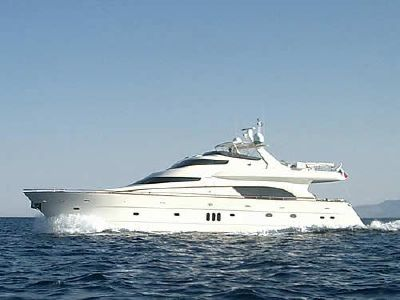
#> input picture LAB4/img.jpg, 400 x 300 px
$ python lab4.py
#> lines starting #> are read from the running program, lines starting #| are printed output that depends on the picture
"""
Laboratorul de Criptografie și Protecția Datelor

@file lab4.py

@brief Laboratorul 4
"""

from pathlib import Path
from secrets import randbelow
from typing import Final

import matplotlib.pyplot as plt
import matplotlib.ticker as mtick
import numpy as np
import seaborn as sns
from numpy import ndarray
from skimage.io import imread

# We set the seaborn theme and palette for the plots
sns.set_theme()
sns.set_palette("PuRd_r")


def open_image(image_file: str) -> ndarray:
    """
    Opens an image.

    Args:
        image_file (str): The image file

    Returns:
        ndarray: The image
    """
#> called with image_file = 'img.jpg'

    # We load the image as a float array
    image_path: Final[Path] = Path(__file__).resolve().parent / image_file
    float_image: Final[ndarray] = imread(image_path, as_gray=True)
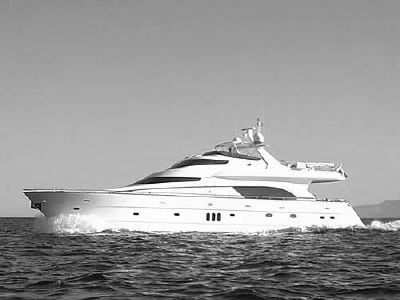
#> float_image: shape (300, 400) float64; min 0, max 1, mean 0.604

    # We plot the original image
    axes_images[0, 0].imshow(np.uint8(np.round(float_image * 255)), cmap='gray')
    axes_images[0, 0].set_title('Original image')
    axes_images[0, 0].grid(False)

    # We plot the histogram of the original image
    create_histogram_graph(np.uint8(np.round(float_image * 255)), 'Original image', axes_histograms[0, 0])

    # We quantize the image to ZPIXEL values
    image: Final[ndarray] = np.uint8(np.round(float_image * (ZPIXEL - 1)))

    return image


def create_graph(image: ndarray, title: str, image_axis: plt.Axes, histogram_axis: plt.Axes) -> None:
    """
    Plots the image and the histogram of the image.

    Args:
        image (ndarray): The image
        title (str): The title of the plot
        image_axis (plt.Axes): The axis on which the image will be drawn
        histogram_axis (plt.Axes): The axis on which the histogram will be drawn
    """

    create_image_graph(image, title, image_axis)
    create_histogram_graph(image, title, histogram_axis)


def create_image_graph(image: ndarray, title: str, axis: plt.Axes) -> None:
    """
    Plots the image.

    Args:
        image (ndarray): The image
        title (str): The title of the plot
        axis (plt.Axes): The axis on which the plot will be drawn
    """

    # Plot the image
    axis.imshow(image * ZQUANTIZATION, cmap='gray')
    axis.grid(False)

    # Set the title
    axis.set_title(title)


def create_histogram_graph(data: ndarray, title: str, axis: plt.Axes) -> None:
    """
    Plots the histogram of the data on the given axis.

    Args:
        data (ndarray): The data
        title (str): The title of the plot
        axis (plt.Axes): The axis on which the plot will be drawn
    """

    # Plot the histogram
    sns.histplot(data=data.flatten(), bins=ZPIXEL, stat='percent', discrete=True, linewidth=0, alpha=1, ax=axis)

    # Set the yticks to percentages
    axis.yaxis.set_major_formatter(mtick.PercentFormatter(decimals=1))

    # Set the title, x and y labels
    axis.set_title(title)
    axis.set_ylabel('Frequency [%]')


def validate_text(text: str) -> str:
    """
    Checks if the text contains only letters and converts it to
    uppercase.

    Args:
        text (str): The text to be validated

    Raises:
        ValueError: The text contains anything other than letters

    Returns:
        str: The uppercase text
    """

    allcaps = text.upper()
    result = ''.join(allcaps.split())

    if not result.isalpha():
        raise ValueError(F'The text {text} is NOT valid. It should contain only letters.')

    return result


### Here you can change the number of pixels ###
ZPIXEL: Final[int] = 32

# We define the quantization step
ZQUANTIZATION: Final[int] = 256 // ZPIXEL

# We define the ASCII offset
ASCII_OFFSET: Final[int] = ord('A')

# We create the figure for the images and the corresponding axes
figure_images, axes_images = plt.subplots(2, 3, figsize=(16, 10))

# We set the figure's spacing
figure_images.tight_layout(pad=3.0, w_pad=3.0, h_pad=3.0)

# We create the figure for the histograms and the corresponding axes
figure_histograms, axes_histograms = plt.subplots(2, 3, figsize=(16, 10))

# We set the figure's spacing
figure_histograms.tight_layout(pad=3.0, w_pad=3.0, h_pad=3.0)

#####################
## The plain image ##
#####################

IMAGE: Final[ndarray] = open_image('img.jpg')


###################
## Caesar cipher ##
###################

### Here you can change the encryption key ###
CAESAR_KEY: Final[int] = 20

# We encrypt the image
CAESAR_IMAGE: Final[ndarray] = (IMAGE + CAESAR_KEY) % ZPIXEL
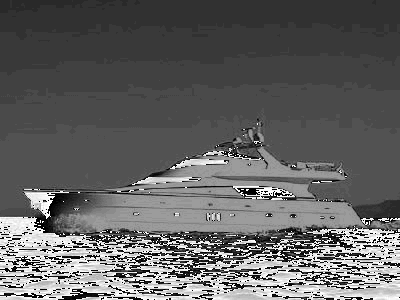
#> CAESAR_IMAGE: shape (300, 400); min 0, max 31, mean 12; drawn with min black and max white


##########################
## Transposition cipher ##
##########################

### Here you can change the encryption key ###
TRANS_PERM: Final[tuple] = (13, 8, 2, 14, 6, 11, 5, 3, 15, 9, 12, 1, 10, 4, 7)

# We define the length of the key
TRANS_KEY_LEN: Final[int] = len(TRANS_PERM)

# We check if the permutation is valid
if sorted(TRANS_PERM) != list(range(1, TRANS_KEY_LEN + 1)):
    raise ValueError(F'Permutation {TRANS_PERM} is not valid!')

# We pad the plaintext with random characters
TRANS_REMAINDER: Final[int] = IMAGE.size % TRANS_KEY_LEN
#> TRANS_REMAINDER = 0
TRANS_NO_CHARS_TO_ADD: Final[int] = TRANS_KEY_LEN - TRANS_REMAINDER if TRANS_REMAINDER != 0 else 0
#> TRANS_NO_CHARS_TO_ADD = 0
TRANS_RANDOM_CHARS: Final[list] = [randbelow(10 ** 10) % ZPIXEL for _ in range(TRANS_NO_CHARS_TO_ADD)]
#> TRANS_RANDOM_CHARS = []

# We encrypt the image
TRANS_IMAGE_ARRAY: Final[ndarray] = np.append(IMAGE.reshape(IMAGE.size), TRANS_RANDOM_CHARS)
TRANS_IMAGE_MATRIX: Final[ndarray] = TRANS_IMAGE_ARRAY.reshape(-1, TRANS_KEY_LEN)
TRANS_PERM_IDX: Final[ndarray] = np.array(TRANS_PERM) - 1
TRANS_CRYPTED_MATRIX: Final[ndarray] = TRANS_IMAGE_MATRIX[:, TRANS_PERM_IDX]
TRANS_CRYPTED_ARRAY: Final[ndarray] = TRANS_CRYPTED_MATRIX.reshape(TRANS_IMAGE_ARRAY.size)[:IMAGE.size]
TRANS_IMAGE: Final[ndarray] = TRANS_CRYPTED_ARRAY.reshape(IMAGE.shape)
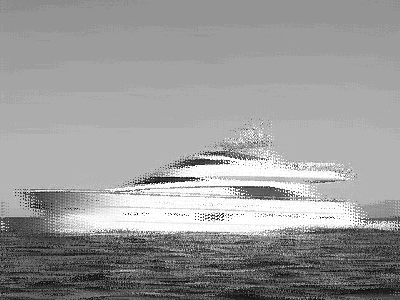
#> TRANS_IMAGE: shape (300, 400) float64; min 0, max 31, mean 18.7; drawn with min black and max white


#####################
## Vigenère cipher ##
#####################

### Here you can change the encryption key ###
VIGENERE_KEY: str = 'LABORATORULDECRIPTOGRAFIESIPROTECTIADATELOR'
VIGENERE_KEY = validate_text(VIGENERE_KEY)

# We make sure that the key is at least as long as the image
VIGENERE_KEY += (IMAGE.size // len(VIGENERE_KEY)) * VIGENERE_KEY
VIGENERE_KEY = VIGENERE_KEY[:IMAGE.size]

# We encrypt the plaintext
VIGENERE_KEY_ARRAY: Final[ndarray] = np.array(list(ord(char) for char in VIGENERE_KEY)) - ASCII_OFFSET
VIGENERE_KEY_MATRIX: Final[ndarray] = VIGENERE_KEY_ARRAY.reshape(IMAGE.shape)
VIGENERE_IMAGE: Final[ndarray] = (IMAGE + VIGENERE_KEY_MATRIX) % ZPIXEL
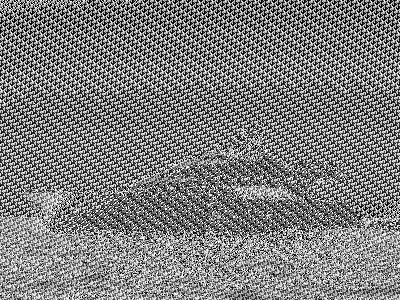
#> VIGENERE_IMAGE: shape (300, 400) int64; min 0, max 31, mean 15.3; drawn with min black and max white


# We encrypt the plaintext
np.random.seed(42)  # We set the seed to make the encryption deterministic
VERNAM_KEY_MATRIX: Final[ndarray] = np.random.randint(0, ZPIXEL, IMAGE.shape)
VERNAM_IMAGE: Final[ndarray] = (IMAGE + VERNAM_KEY_MATRIX) % ZPIXEL
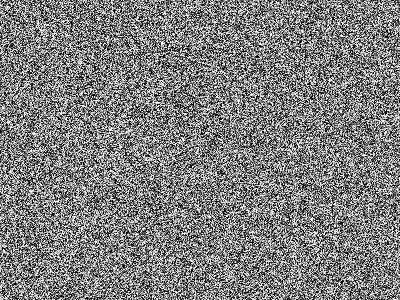
#> VERNAM_IMAGE: shape (300, 400) int64; min 0, max 31, mean 15.4; drawn with min black and max white


############
## Graphs ##
############

# We create the graphs
create_graph(IMAGE, 'Quantized image', axes_images[0, 1], axes_histograms[0, 1])
create_graph(CAESAR_IMAGE, 'Caesar cipher', axes_images[0, 2], axes_histograms[0, 2])
create_graph(TRANS_IMAGE, 'Transposition cipher', axes_images[1, 0], axes_histograms[1, 0])
create_graph(VIGENERE_IMAGE, 'Vigenère cipher', axes_images[1, 1], axes_histograms[1, 1])
create_graph(VERNAM_IMAGE, 'Vernam cipher', axes_images[1, 2], axes_histograms[1, 2])

# We show the figure
plt.show()
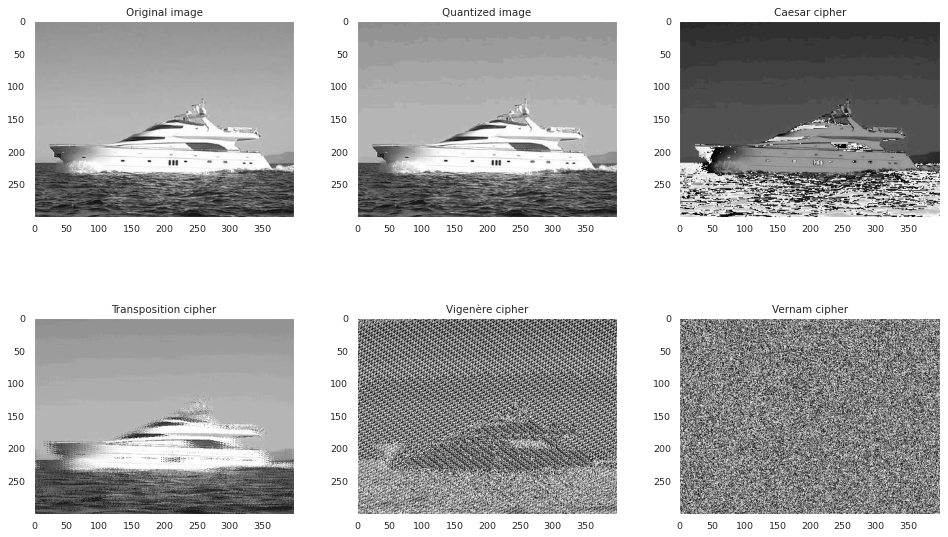
#> figure drawn by matplotlib, 6 panels
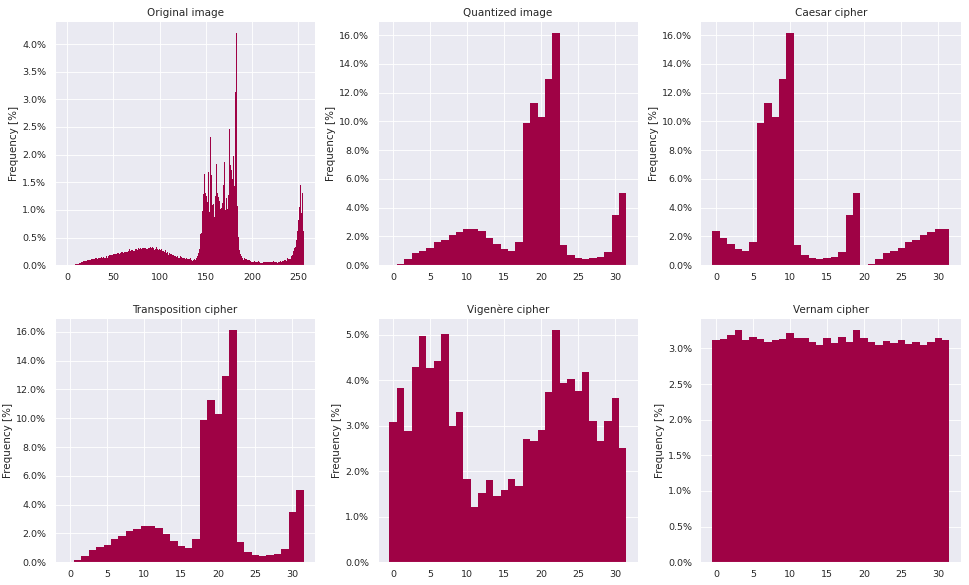
#> figure drawn by matplotlib, 6 panels; panel 1: tallest bar 4.21 high, from x = 182.5 to 183.5; panel 2: tallest bar 16.17 high, from x = 21.5 to 22.5; panel 3: tallest bar 16.17 high, from x = 9.5 to 10.5; panel 4: tallest bar 16.17 high, from x = 21.5 to 22.5
